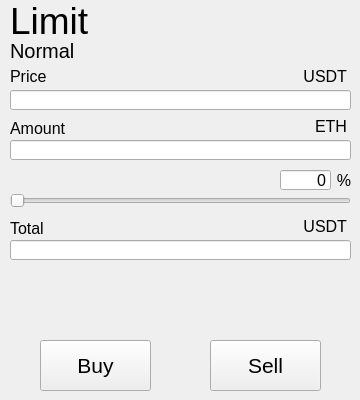
    <widget class="QWidget" name="tab">
     <attribute name="title">
      <string>Limit</string>
     </attribute>
     <widget class="QPushButton" name="buttonLimitBuy">
      <property name="geometry">
       <rect>
        <x>40</x>
        <y>340</y>
        <width>111</width>
        <height>51</height>
       </rect>
      </property>
      <property name="font">
       <font>
        <pointsize>16</pointsize>
       </font>
      </property>
      <property name="text">
       <string>Buy</string>
      </property>
     </widget>
     <widget class="QLabel" name="label_20">
      <property name="geometry">
       <rect>
        <x>10</x>
        <y>70</y>
        <width>47</width>
        <height>13</height>
       </rect>
      </property>
      <property name="font">
       <font>
        <pointsize>12</pointsize>
       </font>
      </property>
      <property name="text">
       <string>Price</string>
      </property>
     </widget>
     <widget class="QLabel" name="labelPercent">
      <property name="geometry">
       <rect>
        <x>330</x>
        <y>170</y>
        <width>21</width>
        <height>20</height>
       </rect>
      </property>
      <property name="font">
       <font>
        <pointsize>12</pointsize>
       </font>
      </property>
      <property name="text">
       <string>%</string>
      </property>
      <property name="alignment">
       <set>Qt::AlignRight|Qt::AlignTrailing|Qt::AlignVCenter</set>
      </property>
     </widget>
     <widget class="QLineEdit" name="lineEditLimitTotal">
      <property name="geometry">
       <rect>
        <x>10</x>
        <y>240</y>
        <width>341</width>
        <height>20</height>
       </rect>
      </property>
      <property name="font">
       <font>
        <pointsize>10</pointsize>
       </font>
      </property>
     </widget>
     <widget class="QLabel" name="label_22">
      <property name="geometry">
       <rect>
        <x>10</x>
        <y>220</y>
        <width>61</width>
        <height>16</height>
       </rect>
      </property>
      <property name="font">
       <font>
        <pointsize>12</pointsize>
       </font>
      </property>
      <property name="text">
       <string>Total</string>
      </property>
     </widget>
     <widget class="QLineEdit" name="lineEditLimitSlider">
      <property name="geometry">
       <rect>
        <x>280</x>
        <y>170</y>
        <width>51</width>
        <height>20</height>
       </rect>
      </property>
      <property name="font">
       <font>
        <pointsize>12</pointsize>
       </font>
      </property>
      <property name="text">
       <string>0</string>
      </property>
      <property name="alignment">
       <set>Qt::AlignRight|Qt::AlignTrailing|Qt::AlignVCenter</set>
      </property>
     </widget>
     <widget class="QLabel" name="labelLimitPriceSymbol">
      <property name="geometry">
       <rect>
        <x>300</x>
        <y>70</y>
        <width>47</width>
        <height>13</height>
       </rect>
      </property>
      <property name="font">
       <font>
        <pointsize>12</pointsize>
       </font>
      </property>
      <property name="text">
       <string>USDT</string>
      </property>
      <property name="alignment">
       <set>Qt::AlignRight|Qt::AlignTrailing|Qt::AlignVCenter</set>
      </property>
     </widget>
     <widget class="QLabel" name="labelLimitAmountSymbol">
      <property name="geometry">
       <rect>
        <x>300</x>
        <y>120</y>
        <width>47</width>
        <height>13</height>
       </rect>
      </property>
      <property name="font">
       <font>
        <pointsize>12</pointsize>
       </font>
      </property>
      <property name="text">
       <string>ETH</string>
      </property>
      <property name="alignment">
       <set>Qt::AlignRight|Qt::AlignTrailing|Qt::AlignVCenter</set>
      </property>
     </widget>
     <widget class="QLabel" name="labelLimitTotalSymbol">
      <property name="geometry">
       <rect>
        <x>300</x>
        <y>220</y>
        <width>47</width>
        <height>13</height>
       </rect>
      </property>
      <property name="font">
       <font>
        <pointsize>12</pointsize>
       </font>
      </property>
      <property name="text">
       <string>USDT</string>
      </property>
      <property name="alignment">
       <set>Qt::AlignRight|Qt::AlignTrailing|Qt::AlignVCenter</set>
      </property>
     </widget>
     <widget class="QLineEdit" name="lineEditLimitPrice">
      <property name="geometry">
       <rect>
        <x>10</x>
        <y>90</y>
        <width>341</width>
        <height>20</height>
       </rect>
      </property>
      <property name="font">
       <font>
        <pointsize>10</pointsize>
       </font>
      </property>
     </widget>
     <widget class="QLabel" name="label_23">
      <property name="geometry">
       <rect>
        <x>10</x>
        <y>0</y>
        <width>161</width>
        <height>41</height>
       </rect>
      </property>
      <property name="font">
       <font>
        <pointsize>28</pointsize>
       </font>
      </property>
      <property name="text">
       <string>Limit</string>
      </property>
     </widget>
     <widget class="QSlider" name="horizontalSliderLimit">
      <property name="geometry">
       <rect>
        <x>10</x>
        <y>190</y>
        <width>341</width>
        <height>22</height>
       </rect>
      </property>
      <property name="maximum">
       <number>100</number>
      </property>
      <property name="orientation">
       <enum>Qt::Horizontal</enum>
      </property>
     </widget>
     <widget class="QLabel" name="labelModeLimit">
      <property name="geometry">
       <rect>
        <x>10</x>
        <y>30</y>
        <width>71</width>
        <height>41</height>
       </rect>
      </property>
      <property name="font">
       <font>
        <pointsize>15</pointsize>
       </font>
      </property>
      <property name="text">
       <string>Normal</string>
      </property>
     </widget>
     <widget class="QPushButton" name="buttonLimitSell">
      <property name="geometry">
       <rect>
        <x>210</x>
        <y>340</y>
        <width>111</width>
        <height>51</height>
       </rect>
      </property>
      <property name="font">
       <font>
        <pointsize>16</pointsize>
       </font>
      </property>
      <property name="text">
       <string>Sell</string>
      </property>
     </widget>
     <widget class="QLabel" name="label_21">
      <property name="geometry">
       <rect>
        <x>10</x>
        <y>120</y>
        <width>61</width>
        <height>16</height>
       </rect>
      </property>
      <property name="font">
       <font>
        <pointsize>12</pointsize>
       </font>
      </property>
      <property name="text">
       <string>Amount</string>
      </property>
     </widget>
     <widget class="QLineEdit" name="lineEditLimitAmount">
      <property name="geometry">
       <rect>
        <x>10</x>
        <y>140</y>
        <width>341</width>
        <height>20</height>
       </rect>
      </property>
      <property name="font">
       <font>
        <pointsize>10</pointsize>
       </font>
      </property>
     </widget>
    </widget>
